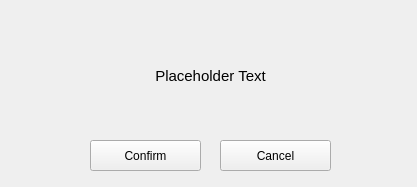
<?xml version="1.0" encoding="UTF-8"?>
<ui version="4.0">
 <class>MainWindow</class>
 <widget class="QMainWindow" name="MainWindow">
  <property name="geometry">
   <rect>
    <x>0</x>
    <y>0</y>
    <width>417</width>
    <height>187</height>
   </rect>
  </property>
  <property name="minimumSize">
   <size>
    <width>417</width>
    <height>187</height>
   </size>
  </property>
  <property name="maximumSize">
   <size>
    <width>417</width>
    <height>187</height>
   </size>
  </property>
  <property name="windowTitle">
   <string>Confirm Action</string>
  </property>
  <widget class="QWidget" name="centralwidget">
   <widget class="QPushButton" name="confirmButton">
    <property name="geometry">
     <rect>
      <x>90</x>
      <y>140</y>
      <width>111</width>
      <height>31</height>
     </rect>
    </property>
    <property name="contextMenuPolicy">
     <enum>Qt::NoContextMenu</enum>
    </property>
    <property name="text">
     <string>Confirm</string>
    </property>
   </widget>
   <widget class="QLabel" name="message">
    <property name="geometry">
     <rect>
      <x>20</x>
      <y>20</y>
      <width>381</width>
      <height>111</height>
     </rect>
    </property>
    <property name="font">
     <font>
      <pointsize>11</pointsize>
     </font>
    </property>
    <property name="text">
     <string>Placeholder Text</string>
    </property>
    <property name="alignment">
     <set>Qt::AlignCenter</set>
    </property>
    <property name="wordWrap">
     <bool>true</bool>
    </property>
   </widget>
   <widget class="QPushButton" name="cancelButton">
    <property name="geometry">
     <rect>
      <x>220</x>
      <y>140</y>
      <width>111</width>
      <height>31</height>
     </rect>
    </property>
    <property name="contextMenuPolicy">
     <enum>Qt::NoContextMenu</enum>
    </property>
    <property name="text">
     <string>Cancel</string>
    </property>
   </widget>
  </widget>
 </widget>
 <resources/>
 <connections/>
</ui>
